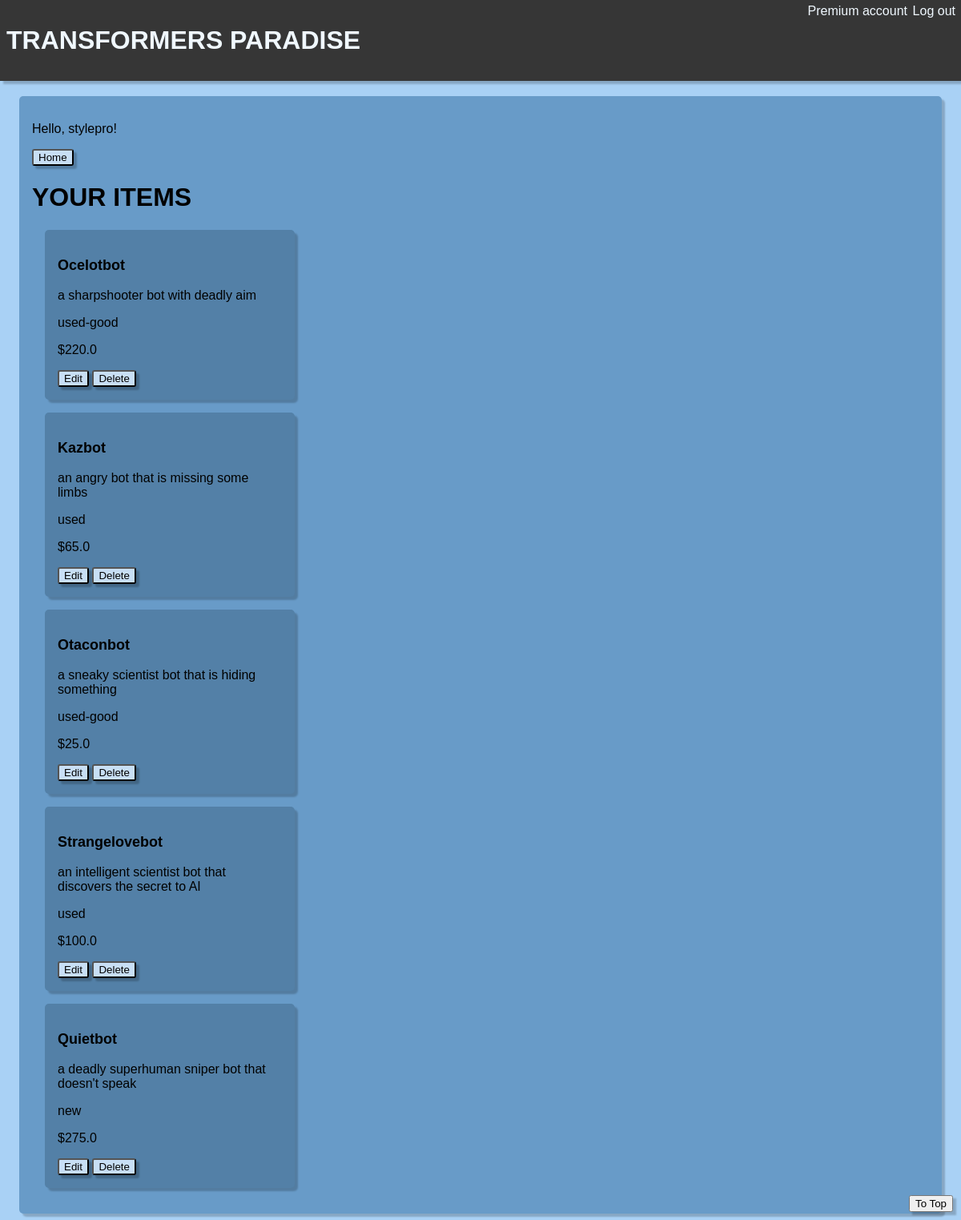
Screenshot of /allposts/ (signed in) with the database file from the repository.
### app/models.py (models this page shows)
class postModel(models.Model):
    CHOICES = (
        ("new", "new"),
        ("like-new", "like-new"),
        ("used-good", "used-good"),
        ("used", "used"),
    )
    user = models.ForeignKey(
        User,
        related_name="user_posts",
        on_delete=models.CASCADE,
        default=None,
        null=True,
    )
    name = models.CharField(max_length=100)
    desc = models.CharField(max_length=200)
    cond = models.CharField(choices=CHOICES, max_length=100)
    price = models.FloatField()

### app/decorators.py (the view)
        def wrapper_func(request, *args, **kwargs):
            groups = [None]
            if request.user.groups.exists():
                groups = request.user.groups.all()
            for each in groups:
                if each.name in allowed_roles:
                    return view_func(request, *args, **kwargs)
            else:
                return HttpResponse("You are not authorized to view this page.")

### app/views.py (called while the page is built)
@login_required(login_url="login")
@allowed_users(allowed_roles=["Premium"])
def all_postsView(request):
    user = request.user
    users_posts = user.user_posts.all()
    post_list = list(users_posts)
    if post_list == []:
        post_list = None
    print(post_list)
    return render(request, "allposts.html", {"post_list": post_list})

### app/templates/allposts.html (shortened to what this page needs)
{% extends 'home.html' %} {% block content %}
<button class="button"><a href="{% url "home" %}">Home</a></button>
<h1>YOUR ITEMS</h1>
{% if post_list is not None %}
{% for item in post_list %}
<div class="item">
    <p class="item_name">{{ item.name }}</p>
    <p>{{ item.desc }}</p>
    <p>{{ item.cond }}</p>
    <p>${{ item.price }}</p>
    <button class="button"><a href="{% url "update" item.id %}">Edit</a></button>
    <button class="button"><a href="{% url "delete" item.id %}">Delete</a></button>
</div>
{% endfor %}{% endif %} {% endblock content %}

### app/templates/home.html (shortened to what this page needs)
{% load static %}
<!DOCTYPE html>
<html lang="en">
  <head>
    <link rel="stylesheet" href={% static "style.css" %}>
  </head>
  <body class="background">
    <p class="account_type">{{user.groups.all.0}} account  </p>
    <a class="logout" href="{% url "logout" %}">Log out</a>
    <button class="to_top"><a href="#">To Top</button></a>
    <h1 class="header"><a href="{% url "home" %}">TRANSFORMERS PARADISE</a></h1>
    <div class="home">
      <p class="hello">Hello, {{user.username}}!</p>
      {% block content %}{% endblock content %}
    </div>
  </body>
</html>

### app/static/style.css (style rules this page uses)
* { font-family: Arial, Helvetica, sans-serif; }
.item_name { font-weight: bold; font-size: large; }
.item { background-color: rgb(83, 128, 167); width: 25%; padding: 1em; margin: 1em; border-radius: 5px; box-shadow: 4px 4px 2px rgba(0, 0, 0, 0.2); }
.background { position: relative; background-color: rgb(169, 209, 245); display: flex; justify-content: center; align-items: center; }
.header { position: fixed; top: 0; left: 0; margin: 0; width: 100%; background-color: rgb(54, 54, 54); padding-top: 1em; padding-bottom: 1em; padding-left: .25em; color: aliceblue; box-shadow: 4px 4px 2px rgba(0, 0, 0, 0.2); }
.header a { color: aliceblue; text-decoration: none; }
.home { margin-top: 7em; padding: 1em; height: auto; width: 70em; background-color: rgb(104, 155, 200); border-radius: 5px; box-shadow: 4px 4px 2px rgba(0, 0, 0, 0.2); }
.logout { color: aliceblue; position: fixed; z-index: 1; top: 5px; right: 7px; }
html { scroll-behavior: smooth; }
.to_top { position:fixed; bottom: 10px; right: 10px; z-index: 1; transition: 1s; box-shadow: 4px 4px 2px rgba(0, 0, 0, 0.2); }
.account_type { color: aliceblue; position: fixed; z-index: 1; margin: 0; top: 5px; right: 67px; }
.button { background-color: rgb(200, 223, 245); border-radius: 3px; box-shadow: 4px 4px 2px rgba(0, 0, 0, 0.2); }
a { text-decoration: none; color: rgb(0, 0, 0); }

### rows the page displays
postModel: name "Ocelotbot", desc "a sharpshooter bot with deadly aim", cond "used-good", price "220.0"
postModel: name "Kazbot", desc "an angry bot that is missing some limbs", cond "used", price "65.0"
postModel: name "Otaconbot", desc "a sneaky scientist bot that is hiding something", cond "used-good", price "25.0"
postModel: name "Strangelovebot", desc "an intelligent scientist bot that discovers the secret to AI", cond "used", price "100.0"
postModel: name "Quietbot", desc "a deadly superhuman sniper bot that doesn't speak", cond "new", price "275.0"

### other values shown
{{ user.groups.all.0 }} "Premium"
{{ user.username }} "stylepro"
